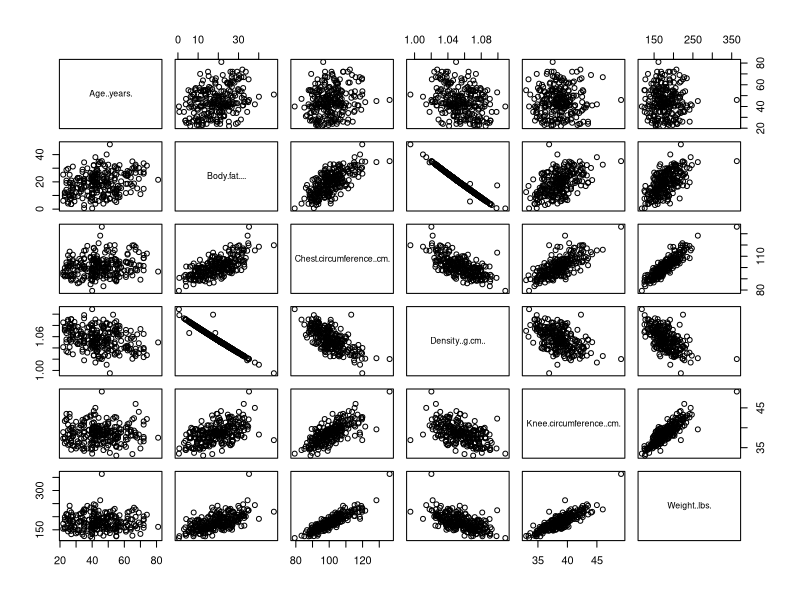
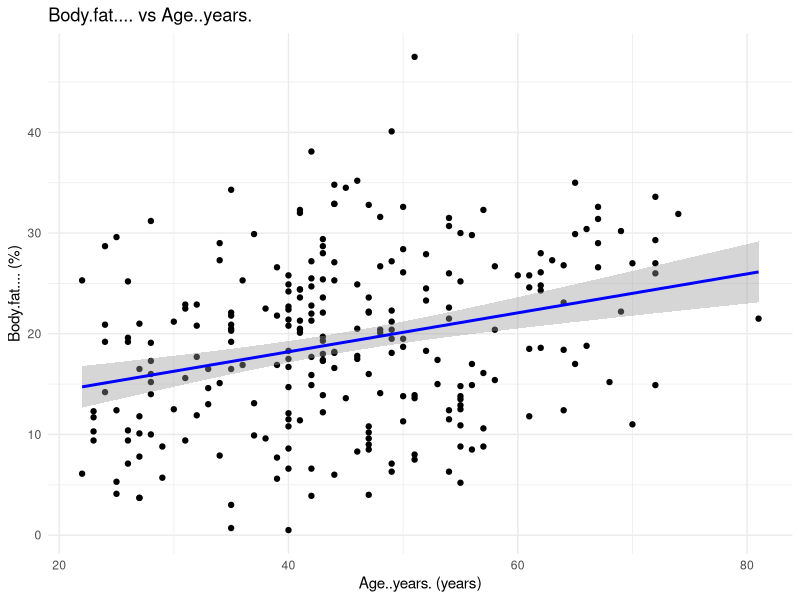
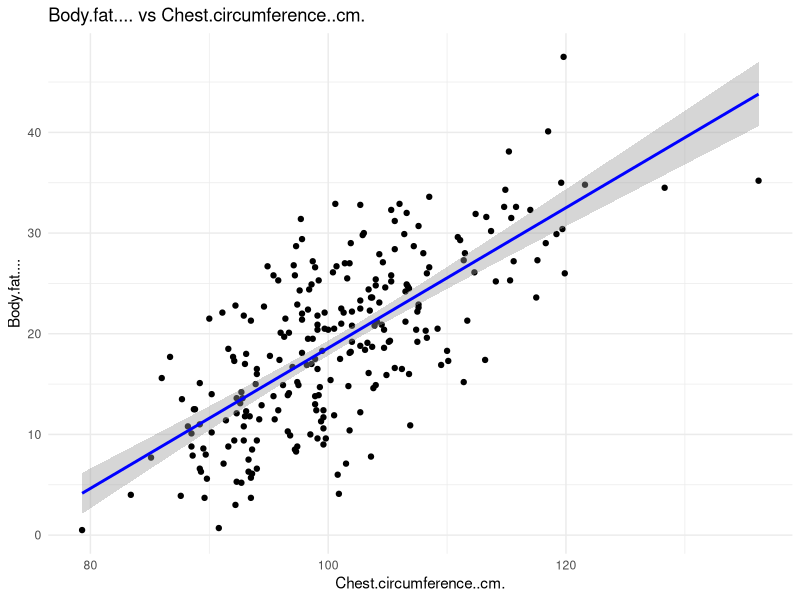
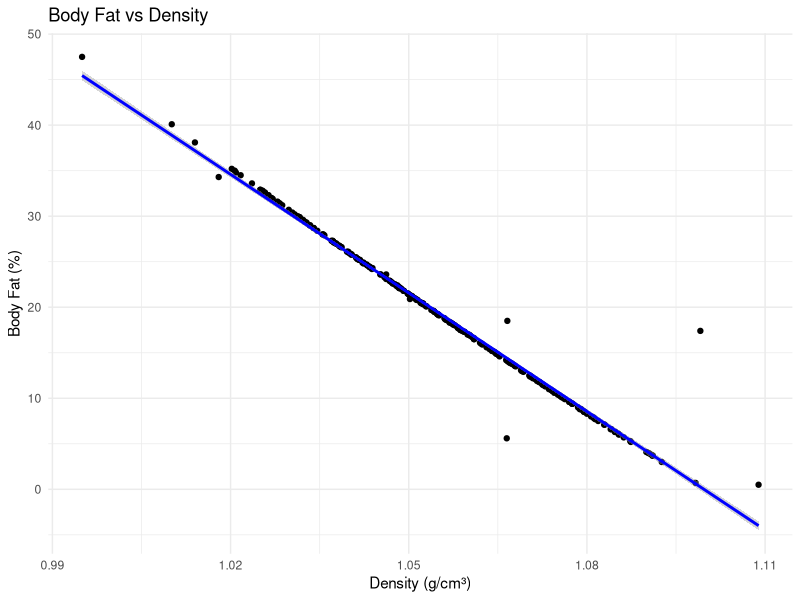
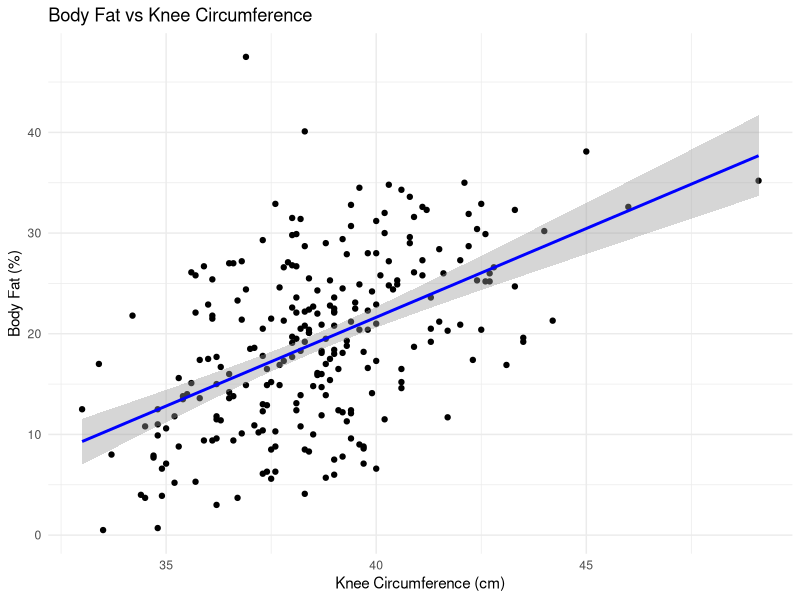
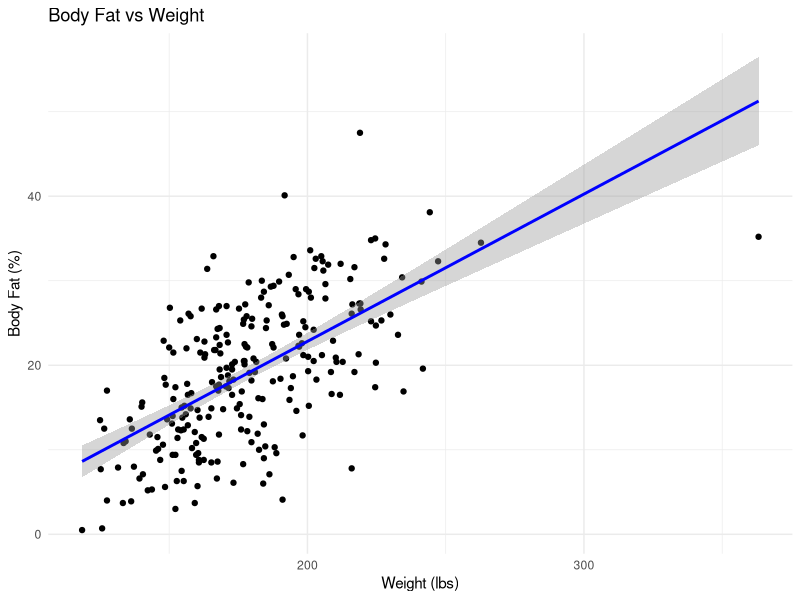
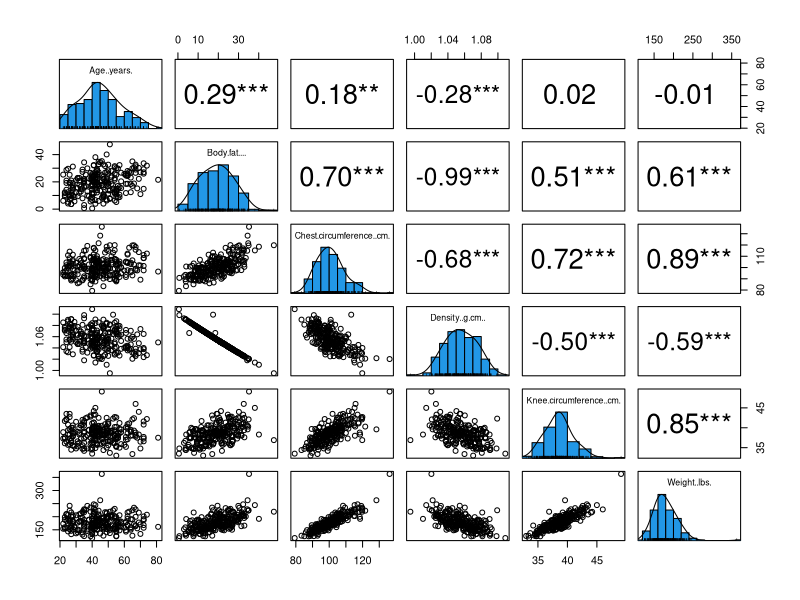
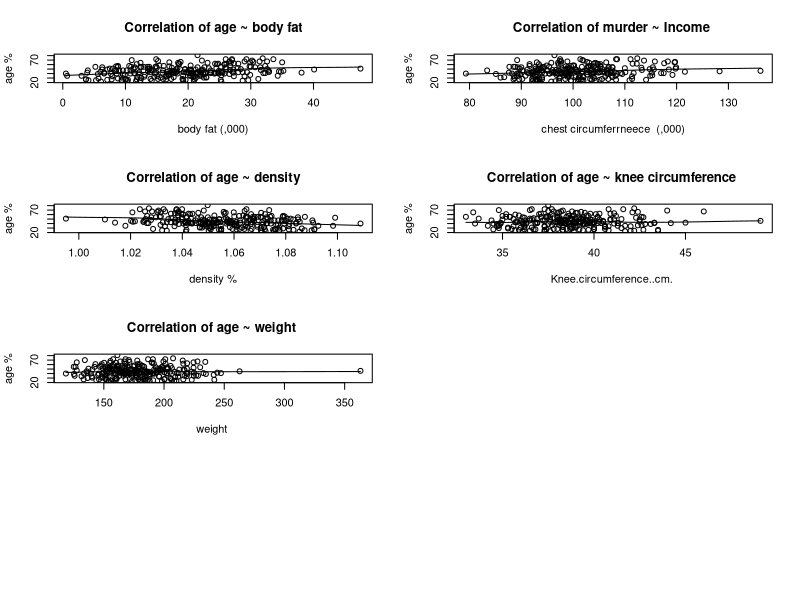

The R source for these figures, in order:
library(ggplot2)
library(car)
library(MASS)
library(psych)


install.packages("dplyr")
library(dplyr)


setwd("C:/Users/abhil/OneDrive/Desktop/drivers/predictive-modelling")
data<-read.csv("Dataset_2024.csv")
print(data)
column_names<-names(data)
print(column_names)


pairs(data)

ggplot(data, aes(x = Age..years., y = Body.fat....)) +
  geom_point() +
  geom_smooth(method = "lm", col = "blue") +
  labs(title = "Body.fat.... vs Age..years.", x = "Age..years. (years)", y = "Body.fat.... (%)") +
  theme_minimal()

ggplot(data, aes(x = Chest.circumference..cm., y = Body.fat....)) +
  geom_point() +
  geom_smooth(method = "lm", col = "blue") +
  labs(title = "Body.fat.... vs Chest.circumference..cm.", x = "Chest.circumference..cm.", y = "Body.fat....") +
  theme_minimal()

ggplot(data, aes(x = Density..g.cm.., y = Body.fat....)) +
  geom_point() +
  geom_smooth(method = "lm", col = "blue") +
  labs(title = "Body Fat vs Density", x = "Density (g/cm³)", y = "Body Fat (%)") +
  theme_minimal()

ggplot(data, aes(x = Knee.circumference..cm., y = Body.fat....)) +
  geom_point() +
  geom_smooth(method = "lm", col = "blue") +
  labs(title = "Body Fat vs Knee Circumference", x = "Knee Circumference (cm)", y = "Body Fat (%)") +
  theme_minimal()

ggplot(data, aes(x = Weight..lbs., y = Body.fat....)) +
  geom_point() +
  geom_smooth(method = "lm", col = "blue") +
  labs(title = "Body Fat vs Weight", x = "Weight (lbs)", y = "Body Fat (%)") +
  theme_minimal()

windows(20,10)
pairs.panels(data,
             smooth = FALSE,      # If TRUE, draws loess smooths
             scale = FALSE,      # If TRUE, scales the correlation text font
             density = TRUE,     # If TRUE, adds density plots and histograms
             ellipses = FALSE,    # If TRUE, draws ellipses
             method = "pearson",# Correlation method (also "pearson" or "kendall")
             pch = 21,           # pch symbol
             lm = FALSE,         # If TRUE, plots linear fit rather than the LOESS (smoothed) fit
             cor = TRUE,         # If TRUE, reports correlations
             jiggle = FALSE,     # If TRUE, data points are jittered
             factor = 2,         # Jittering factor
             hist.col = 4,       # Histograms color
             stars = TRUE,       # If TRUE, adds significance level with stars
             ci = TRUE)        # If TRUE, adds confidence intervals


# Examine linearity in more detail using scatter plots



windows(20,12)
par(mfrow= c(4,2))

scatter.smooth(x = data$Body.fat....,
               y = data$Age..years.,
               xlab = "body fat (,000)",
               ylab = "age %", main = "Correlation of age ~ body fat")

scatter.smooth(x = data$Chest.circumference..cm. ,
               y = data$Age..years.,
               xlab = "chest circumferrneece  (,000)",
               ylab = "age %", main = "Correlation of murder ~ Income ")


scatter.smooth(x = data$Density..g.cm..,
               y = data$Age..years.,
               main = "Correlation of age ~ density",
               xlab = "density %",
               ylab = "age %")

scatter.smooth(x = data$Knee.circumference..cm.,
               y = data$Age..years.,
               main = "Correlation of age ~ knee circumference ",
               xlab = "Knee.circumference..cm. ",
               ylab = "age %")

scatter.smooth(x = data$Weight..lbs. ,
               y = data$Age..years.,
               main = "Correlation of age ~ weight ",
               xlab = "weight ",
               ylab = "age %")



# Examining correlation between age and Independent variables


cor(data)

attach(data)
# Examining the other variables
paste("Correlation for age and bodyfat: ", round(cor(Age..years., Body.fat....),2))
paste("Correlation for Age and Chest.circumference: ", round(cor(Age..years., Chest.circumference..cm.),2))
paste("Correlation for Age and density: ", round(cor(Age..years., Density..g.cm..),2))
paste("Correlation for Age and knee circumference: ", round(cor(Age..years., Knee.circumference..cm.),2))
paste("Correlation for Age and weight: ", round(cor(Age..years., Weight..lbs.),2))

# Check for outliers


windows(20,10)
par(mfrow = c(4, 2)) # divide graph area in 3 rows by 2 columns
attach(data)

boxplot(Age..years.,
        main = "Age..years.") # box plot for 'age'

boxplot(Body.fat....,
        main = "Body.fat....") # box plot for 'body fat'

boxplot(Chest.circumference..cm.,
        main = "Chest.circumference..cm.") # box plot for 'chest cirucmnfernce'

boxplot(Density..g.cm..,
        main = "Density..g.cm..") # box plot for 'densityy'


boxplot(Weight..lbs.,
        main = "Weight..lbs.") # box plot for 'weight'


correlation_matrix<-cor(data)
windows(20,16)
corPlot(correlation_matrix)

cor(data$Age..years.,data$Chest.circumference..cm.)
cor(data$Age..years.,data$Body.fat....)
cor(data$Age..years.,data$Weight..lbs.)


##Changing all columns to proper names.
colnames(data)[colnames(data) == "Age..years."] <- "Age (years)"
colnames(data)[colnames(data) == "Body.fat...."] <- "Body fat (%)"
colnames(data)[colnames(data) == "Chest.circumference..cm."] <- "Chest circumference (cm)"
colnames(data)[colnames(data) == "Density..g.cm.."] <- "Density (g/cm)"
colnames(data)[colnames(data) == "Knee.circumference..cm."] <- "Knee circumference (cm)"
colnames(data)[colnames(data) == "Weight..lbs."] <- "Weight (lbs)"


##Calculating min, median, mean and 3ed quartile.
summary(data$"Age (years)")
summary(data$"Body fat (%)")
summary(data$"Chest circumference (cm)")
summary(data$"Density (g/cm)")
summary(data$"Knee circumference (cm)")
summary(data$"Weight (lbs))")

## checking for the linearity of data
library(psych)
windows(20,10)

pairs.panels(data,
             smooth = FALSE,      # If TRUE, draws loess smooths
             scale = FALSE,      # If TRUE, scales the correlation text font
             density = TRUE,     # If TRUE, adds density plots and histograms
             ellipses = FALSE,    # If TRUE, draws ellipses
             method = "spearman",# Correlation method (also "pearson" or "kendall")
             pch = 21,           # pch symbol
             lm = FALSE,         # If TRUE, plots linear fit rather than the LOESS (smoothed) fit
             cor = TRUE,         # If TRUE, reports correlations
             jiggle = FALSE,     # If TRUE, data points are jittered
             factor = 2,         # Jittering factor
             hist.col = 4,       # Histograms color
             stars = TRUE,       # If TRUE, adds significance level with stars
             ci = TRUE)          # If TRUE, adds confidence intervals



# Skewness function to examine normality
# install.packages("e1071")
library(e1071)
windows(30,20)
par(mfrow = c(4,2)) # divide graph area into 1 row x 2 cols

# skewness of < -1 or > 1 = highly skewed
# -1 to -0.5 and 0.5 to 1 = moderately skewed
# Skewness of -0.5 to 0.5 = approx symetrical

print(data)
plot(density(data$`Age (years)`),
     main = "Density plot : Age",
     ylab = "Frequency", xlab = "Age",
     sub = paste("Skewness : ", round(e1071::skewness(data$"Age (years)"), 2)))
polygon(density(data$`Age (years)`), col = "red")


plot(density(data$"Body fat (%)"),
     main = "Density plot : bodyfat",
     ylab = "Frequency", xlab = "bodyfat",
     sub = paste("Skewness : ", round(e1071::skewness(data$"Body fat (%)"), 2)))
polygon(density(data$"Body fat (%)"), col = "red")

plot(density(data$"Chest circumference (cm)"),
     main = "Density plot : Chest circumference (cm)",
     ylab = "Frequency", xlab = "Chest circumference (cm)",
     sub = paste("Skewness : ", round(e1071::skewness(data$"Chest circumference (cm)"), 2)))
polygon(density(data$"Chest circumference (cm)"), col = "red")


plot(density(data$"Density (g/cm)"),
     main = "Density plot : Density (g/cm)",
     ylab = "Frequency", xlab = "Density (g/cm)",
     sub = paste("Skewness : ", round(e1071::skewness(data$"Density (g/cm)"), 2)))
polygon(density(data$"Density (g/cm)"), col = "red")


plot(density(data$"Knee circumference (cm)"),
     main = "Density plot : Knee circumference (cm)",
     ylab = "Frequency", xlab = "Knee circumference (cm)",
     sub = paste("Skewness : ", round(e1071::skewness(data$"Knee circumference (cm)"), 2)))
polygon(density(data$"Knee circumference (cm)"), col = "red")


plot(density(data$"Weight (lbs)"),
     main = "Density plot : Weight",
     ylab = "Frequency", xlab = "weight",
     sub = paste("Skewness : ", round(e1071::skewness(data$"Weight (lbs)"), 2)))
polygon(density(data$"Weight (lbs)"), col = "red")



# Minimal skewness = -0.11 - slightly skewed to the left. 
# NB a skewness value <-1 or >1 = highly skewed. 
# Skewness -1 to -.05 and 0.5 to 1 = moderately skewed. 
# And skewness -0.5 to 0.5 = approx symetric.

paste("Skewness for age : ", round(e1071::skewness(data$"Age (years)"), 2))
paste("Skewness for body fat : ", round(e1071::skewness(data$"Body fat (%)"), 2))
paste("Skewness for chest circumferncece : ", round(e1071::skewness(data$"Chest circumference (cm)"), 2))
paste("Skewness for density : ", round(e1071::skewness(data$"Density (g/cm)"), 2))
paste("Skewness for knee circumference : ", round(e1071::skewness(data$"Knee circumference (cm)"), 2))
paste("Skewness for weight : ", round(e1071::skewness(data$"Weight (lbs)"), 2))


initial_model <- lm(Body.fat.... ~ Age..years. + Chest.circumference..cm. + Density..g.cm.. + Knee.circumference..cm. + Weight..lbs., data = data)


summary(initial_model)

vif(initial_model)

final_model <- stepAIC(initial_model, direction = "both")
summary(final_model)

# Compare initial and refined models
anova(initial_model, final_model)

# Print adjusted R-squared values
cat("Initial Model Adjusted R-squared:", summary(initial_model)$adj.r.squared, "\n")
cat("Refined Model Adjusted R-squared:", summary(final_model)$adj.r.squared, "\n")




